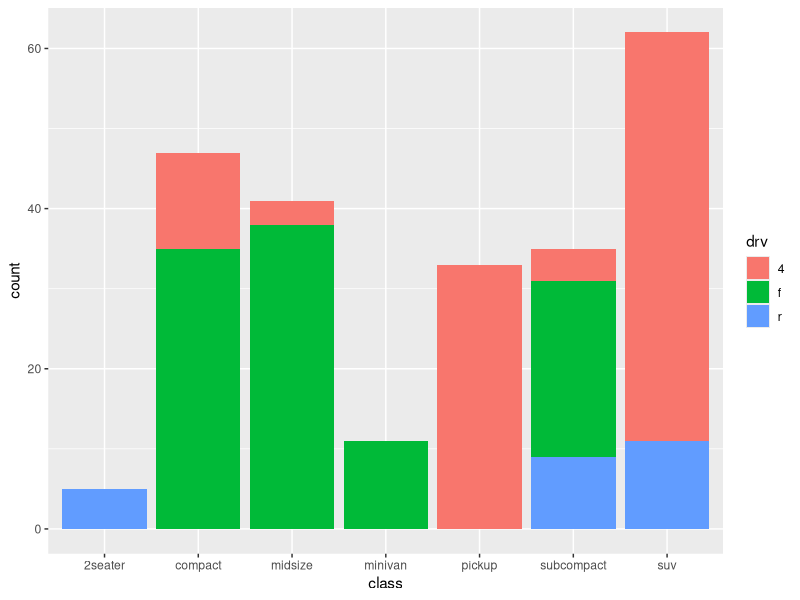
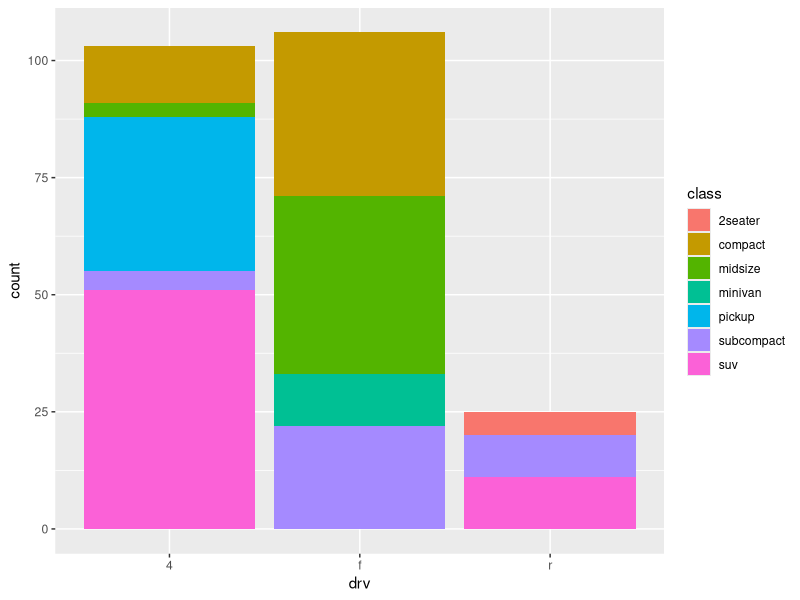
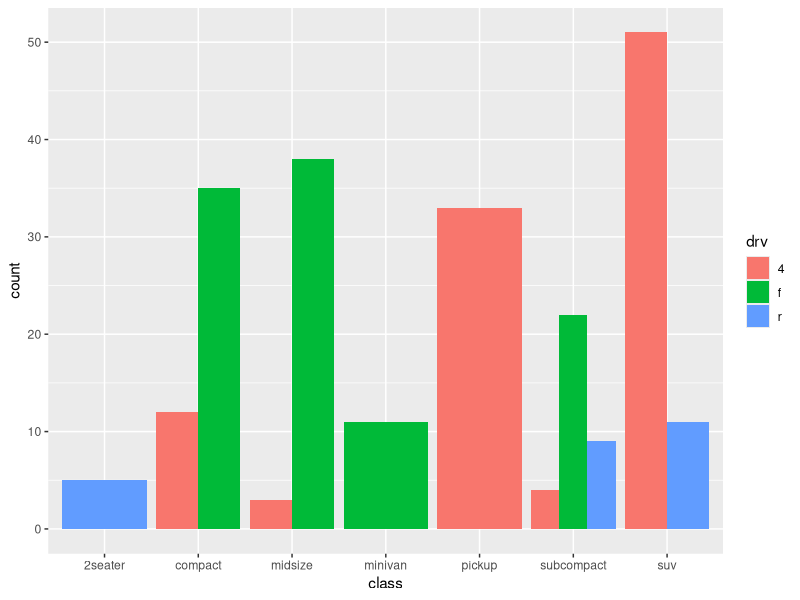
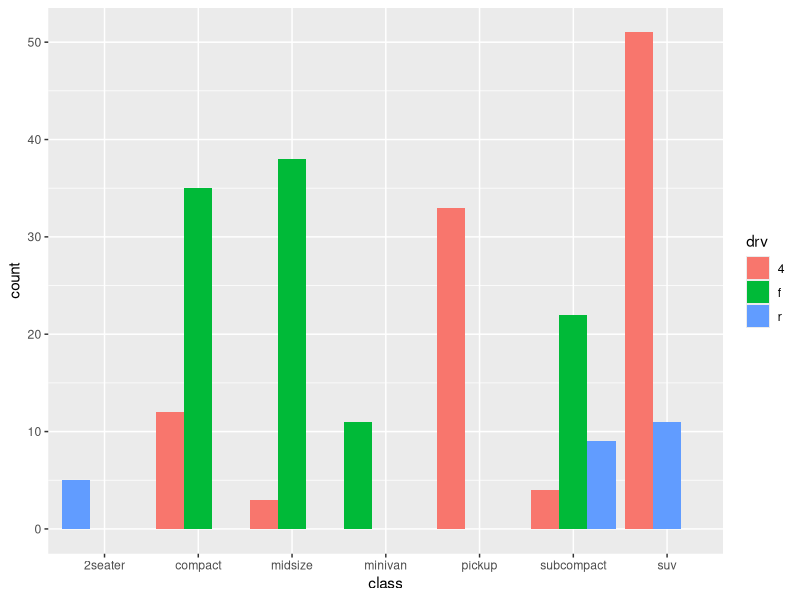
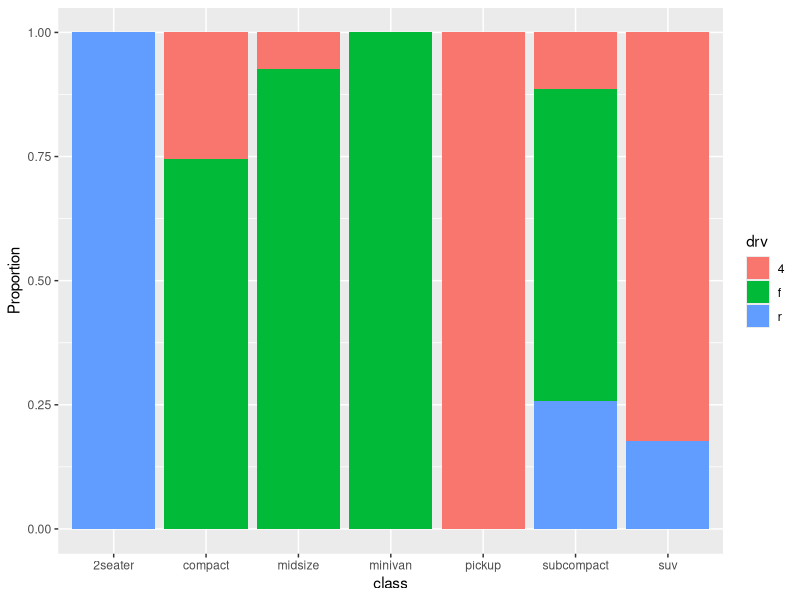
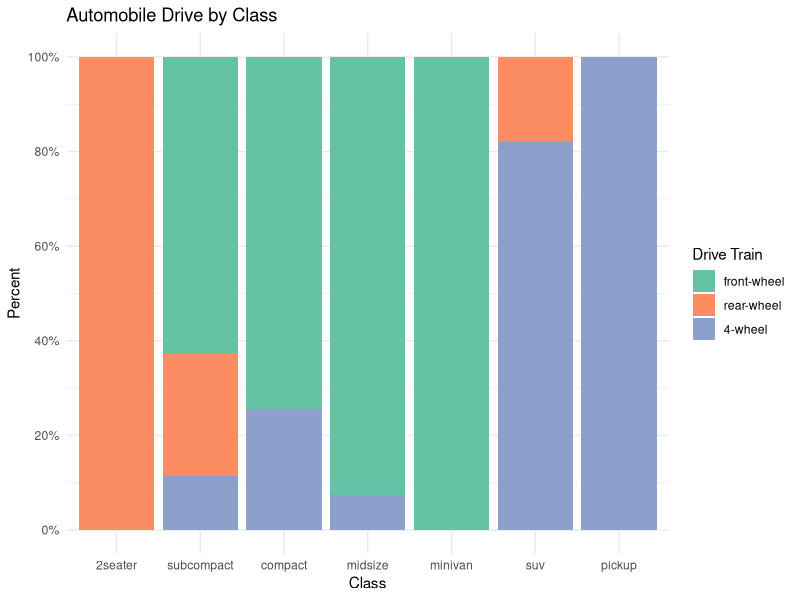
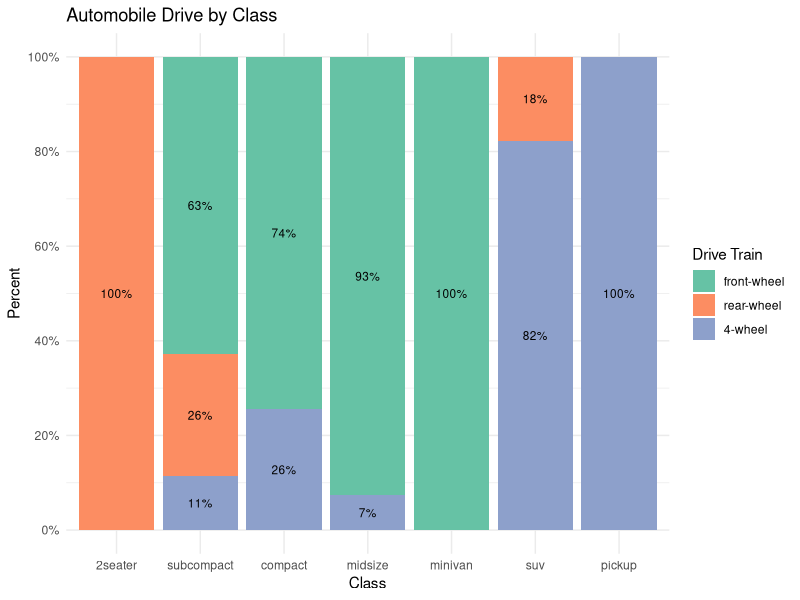
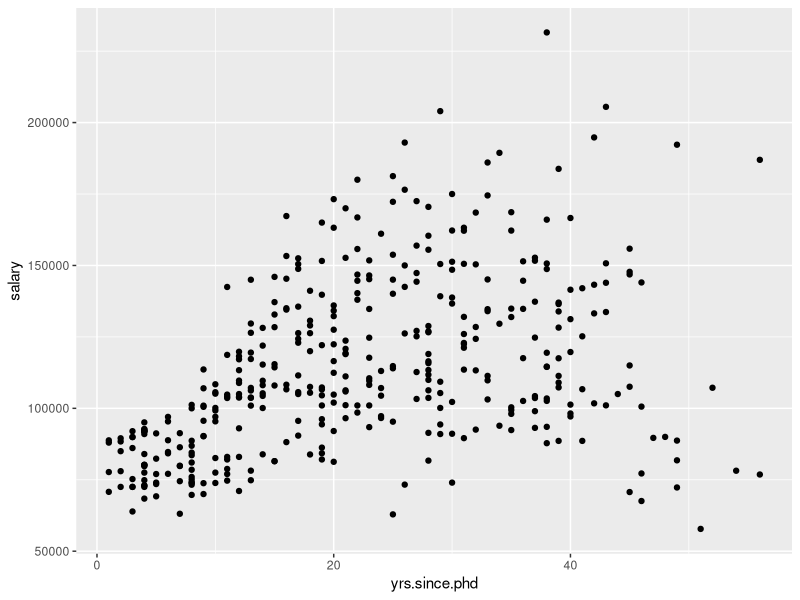

These charts were generated, in order, by the following R code: (Note: this script raises an error after producing the figures.)
## ---- chunk 1
knitr::opts_chunk$set(echo = TRUE)
## ---- chunk 2
library(ggplot2)

# stacked bar chart
ggplot(mpg, 
       aes(x = class, 
           fill = drv)) + 
  geom_bar(position = "stack")
## ---- chunk 3
# write your answer here
library(ggplot2)
mydata <- mpg
# stacked bar chart
ggplot(mpg, 
       aes(x = drv, 
           fill = class)) + 
  geom_bar(position = "stack")
## ---- chunk 4
library(ggplot2)

# grouped bar plot
ggplot(mpg, 
       aes(x = class, 
           fill = drv)) + 
  geom_bar(position = "dodge")
## ---- chunk 5
library(ggplot2)

# grouped bar plot preserving zero count bars
# write your answer here
ggplot(mpg, 
       aes(x = class, 
           fill = drv)) + 
  geom_bar(position = position_dodge(preserve = "single"))
## ---- chunk 6
library(ggplot2)

# bar plot, with each bar representing 100%
ggplot(mpg, 
       aes(x = class, 
           fill = drv)) + 
  geom_bar(position = "fill") +
  labs(y = "Proportion")
## ---- chunk 7
library(ggplot2)

# bar plot, with each bar representing 100%, 
# reordered bars, and better labels and colors
library(scales)
ggplot(mpg, 
       aes(x = factor(class,
                      levels = c("2seater", "subcompact", 
                                "compact", "midsize", 
                                "minivan", "suv", "pickup")),
           fill = factor(drv, 
                         levels = c("f", "r", "4"),
                         labels = c("front-wheel", 
                                    "rear-wheel", 
                                    "4-wheel")))) + 
  geom_bar(position = "fill") +
  scale_y_continuous(breaks = seq(0, 1, .2), 
                     label = percent) +
  scale_fill_brewer(palette = "Set2") +
  labs(y = "Percent", 
       fill = "Drive Train",
       x = "Class",
       title = "Automobile Drive by Class") +
  theme_minimal()
## ---- chunk 8
# change the order the levels for the categorical variable "class"
mpg$class = factor(mpg$class,
                   levels = c("2seater", "subcompact", 
                              "compact", "midsize", 
                              "minivan", "suv", "pickup"))
## ---- chunk 9
# create a summary dataset
library(dplyr)
plotdata <- mpg %>%
  group_by(class, drv) %>%
  summarize(n = n()) %>% 
  mutate(pct = n/sum(n),
         lbl = scales::percent(pct))

print(plotdata)
## ---- chunk 10
# create segmented bar chart
# adding labels to each segment

ggplot(plotdata, 
       aes(x = factor(class,
                      levels = c("2seater", "subcompact", 
                                 "compact", "midsize", 
                                 "minivan", "suv", "pickup")),
           y = pct,
           fill = factor(drv, 
                         levels = c("f", "r", "4"),
                         labels = c("front-wheel", 
                                    "rear-wheel", 
                                    "4-wheel")))) + 
  geom_bar(stat = "identity",
           position = "fill") +
  scale_y_continuous(breaks = seq(0, 1, .2), 
                     labels = percent) +
  geom_text(aes(label = lbl), 
            size = 3, 
            position = position_stack(vjust = 0.5)) +
  scale_fill_brewer(palette = "Set2") +
  labs(y = "Percent", 
       fill = "Drive Train",
       x = "Class",
       title = "Automobile Drive by Class") +
  theme_minimal()
## ---- chunk 11
library(ggplot2)
data(Salaries, package="carData")

# simple scatterplot
ggplot(Salaries, 
       aes(x = yrs.since.phd, 
           y = salary)) +
  geom_point()
## ---- chunk 12
# Scatterplot with color, transparency, and axis scaling
# enhanced scatter plot
ggplot(Salaries, 
       aes(x = yrs.since.phd, 
           y = salary)) +
  geom_point(color="cornflowerblue", 
             size = 2, 
             alpha=.8) +
  scale_y_continuous(label = scales::dollar, 
                     limits = c(50000, 250000)) +
  scale_x_continuous(breaks = seq(0, 60, 10), 
                     limits=c(0, 60)) + 
  labs(x = "Years Since PhD",
       y = "",
       title = "Experience vs. Salary",
       subtitle = "9-month salary for 2008-2009")
## ---- chunk 13
data(gapminder, package="gapminder")

# Select US cases
library(dplyr)
plotdata <- filter(gapminder, country == "United States")

# simple line plot
ggplot(plotdata, 
       aes(x = year, 
           y = lifeExp)) +
  geom_line() 
## ---- chunk 14
# line plot with points
# and improved labeling
# write your answer here
ggplot(plotdata, 
       aes(x = year, 
           y = lifeExp)) +
  geom_line(color = "lightgrey") +
  geom_point(size = 3, 
             color = "steelblue") +
  labs(y = "Life Expectancy (years)", 
       x = "Year",
       title = "Life expectancy changes over time",
       subtitle = "United States (1952-2007)",
       caption = "Source: http://www.gapminder.org/data/")
## ---- chunk 15
data(Salaries, package="carData")

# calculate mean salary for each rank
library(dplyr)
plotdata <- Salaries %>%
  group_by(rank) %>%
  summarize(mean_salary = mean(salary))

# plot mean salaries
ggplot(plotdata, 
       aes(x = rank, 
           y = mean_salary)) +
  geom_bar(stat = "identity")
## ---- chunk 16
knitr::include_graphics("bar-chart.png")
## ---- chunk 17
# plot mean salaries in a more attractive fashion
# write your answer here
library(scales)
ggplot(plotdata, 
       aes(x = factor(rank,
                      labels = c("Assistant\nProfessor",
                                 "Associate\nProfessor",
                                 "Full\nProfessor")), 
                      y = mean_salary)) +
  geom_bar(stat = "identity", 
           fill = "cornflowerblue") +
  geom_text(aes(label = dollar(mean_salary)), 
            vjust = -0.25) +
  scale_y_continuous(breaks = seq(0, 130000, 20000), 
                     label = dollar) +
  labs(title = "Mean Salary by Rank", 
       subtitle = "9-month academic salary for 2008-2009",
       x = "",
       y = "")
## ---- chunk 18
data(Salaries, package="carData")

# draw kernel density plot
# write your answer here
ggplot(Salaries, aes(x = salary)) +
  geom_density() + 
  labs(title = "Salary distribution by rank")
## ---- chunk 19
data(Salaries, package="carData")

# draw kernel density plot
# write your answer here
ggplot(Salaries, aes(x = salary, fill= rank)) +
  geom_density(alpha=0.4) + 
  labs(title = "Salary distribution by rank")
## ---- chunk 20
knitr::include_graphics("box-plot.png")
## ---- chunk 21
# plot the distribution of salaries by rank using boxplots
ggplot(Salaries, 
       aes(x = rank, 
           y = salary)) +
  geom_boxplot() +
  labs(title = "Salary distribution by rank")
## ---- chunk 22
# plot the distribution of salaries by rank using boxplots
ggplot(Salaries, aes(x = rank, 
                     y = salary)) +
  geom_boxplot(notch = TRUE, 
               fill = "cornflowerblue", 
               alpha = .7) +
  labs(title = "Salary distribution by rank")
## ---- chunk 23
# plot the distribution of salaries 
# by rank using violin plots
ggplot(Salaries, aes(x = rank, y = salary)) +
  geom_violin() +
  labs(title = "Salary distribution by rank")
## ---- chunk 24
# write your answer here
ggplot(Salaries, aes(x = rank, y = salary)) +
  geom_violin(fill = "cornflowerblue") +
  geom_boxplot(width = .15, 
               fill = "orange",
               outlier.color = "orange",
               outlier.size = 2) + 
  labs(title = "Salary distribution by rank")
## ---- chunk 25
# calculate means, standard deviations,
# standard errors
library(dplyr)
plotdata <- Salaries %>%
  group_by(rank) %>%
  summarize(n = n(),
         mean = mean(salary),
         sd = sd(salary),
         se = sd / sqrt(n))

plotdata
## ---- chunk 26
# plot the means and standard errors
ggplot(plotdata, 
       aes(x = rank, 
           y = mean, 
           group = 4)) +
  geom_point(size = 3) +
  geom_line() +
  geom_errorbar(aes(ymin = mean - se, 
                    ymax = mean + se), 
                width = .1)
## ---- chunk 27
# write your answer here
plotdata <- Salaries %>%
  group_by(rank, sex) %>%
  summarize(n = n(),
            mean = mean(salary),
            sd = sd(salary),
            se = sd/sqrt(n))

# plot the means and standard errors by sex
ggplot(plotdata, aes(x = rank,
                     y = mean,
                     fill=sex,
                     group=sex,
                     color=sex)) +
  geom_point(size = 3) +
  geom_line(size = 1) +
  geom_errorbar(aes(ymin  =mean - se, 
                    ymax = mean+se), 
                width = .1)
## ---- chunk 28
knitr::include_graphics("mean-chart.png")
## ---- chunk 29
data(gapminder, package="gapminder")

# subset Asian countries in 2007
library(dplyr)
plotdata <- gapminder %>%
  filter(continent == "Asia" & 
         year == 2007)

# basic Cleveland plot of life expectancy by country
ggplot(plotdata, 
       aes(x= lifeExp, y = country)) +
  geom_point()
## ---- chunk 30
# write your answer here
# Sorted Cleveland plot
ggplot(plotdata, 
       aes(x=lifeExp, 
           y=reorder(country, lifeExp))) +
  geom_point()
## ---- chunk 31
ggplot(plotdata, 
       aes(x = lifeExp, 
           y = country)) + 
geom_segment(aes(x = 40, 
               xend = lifeExp, 
               y = country,
               yend = country
               ),
               color = "lightblue")
## ---- chunk 32
knitr::include_graphics("dot-chart.png")
